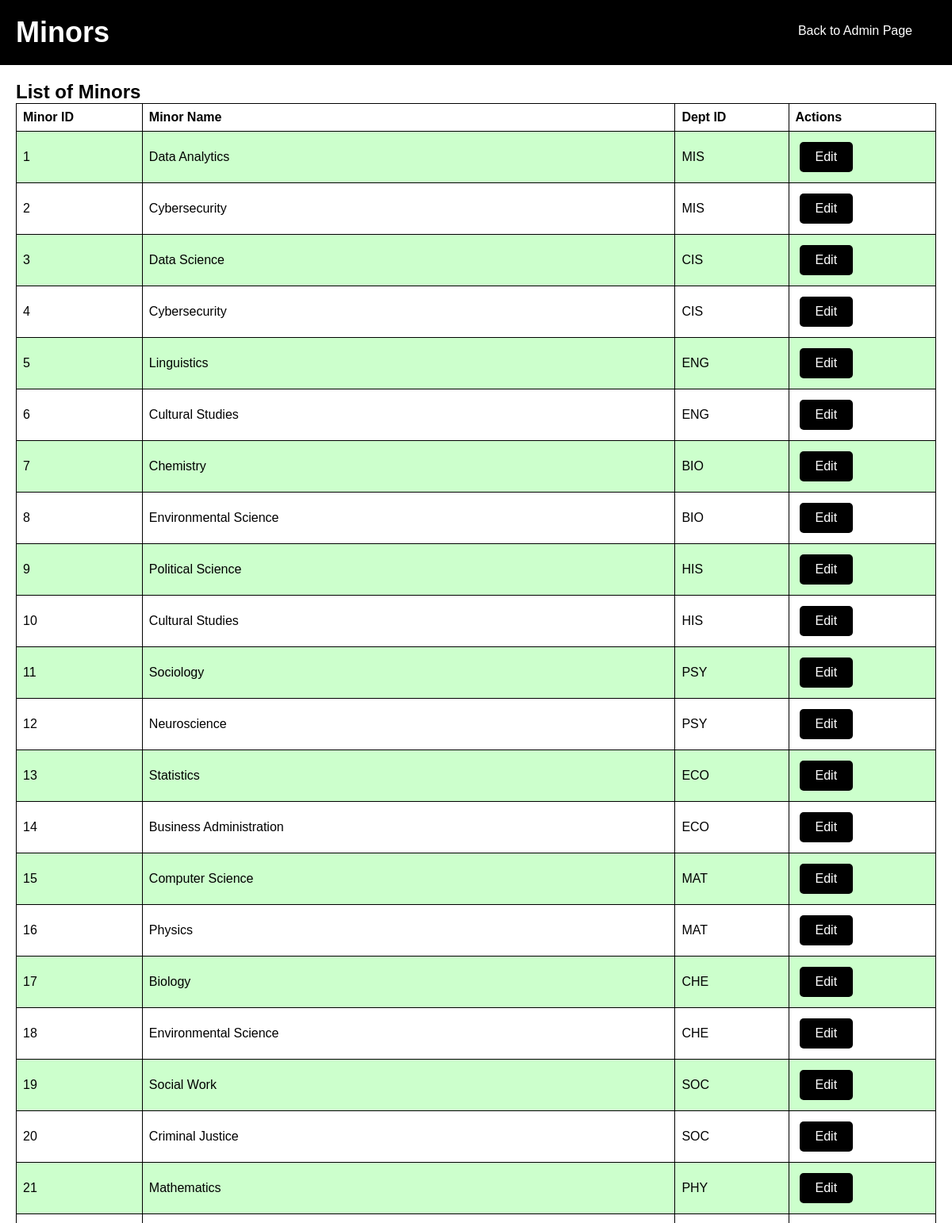
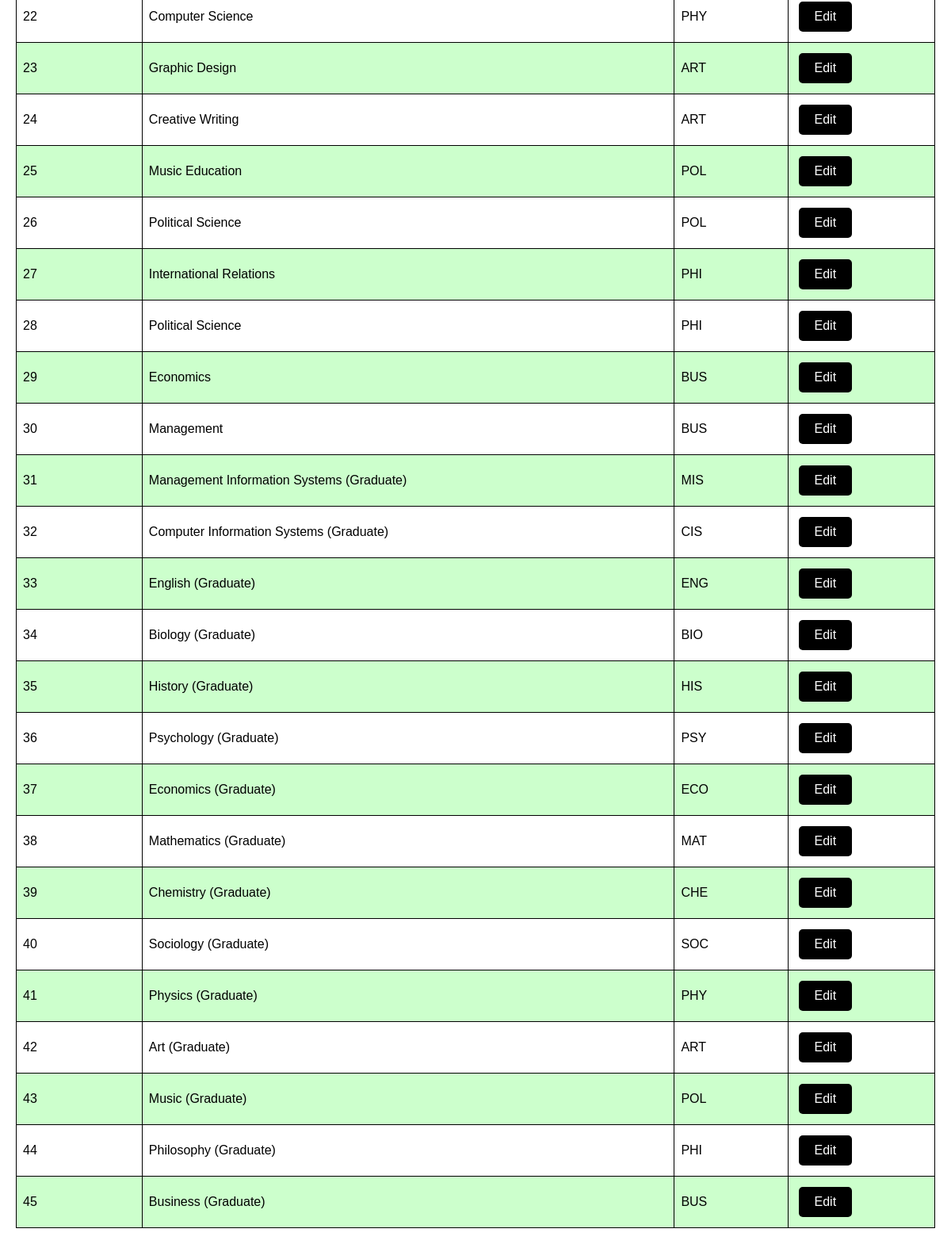
The page /Systemsproject/minors1.php on the database its author committed (2 pictures, top to bottom).
### tables this page shows
CREATE TABLE `minor` (
  `MinorID` int(11) NOT NULL,
  `DeptID` varchar(25) DEFAULT NULL,
  `MinorName` varchar(300) NOT NULL
);

### Systemsproject/minors1.php (the view, shortened to what this page needs)
<?php
@include 'config1.php';
$query = "SELECT * FROM minor";
$result = mysqli_query($conn, $query);
$minors = [];
while ($row = mysqli_fetch_assoc($result)) {
    $minors[] = $row;
}
?>
<!DOCTYPE html>
<html lang="en">
<head>
   <link rel="stylesheet" href="css/fatman1.css">
</head>
<body>
   <div class="header">
      <h1>Minors</h1>
      <a href="admin_page1.php" class="back-button">Back to Admin Page</a>
   </div>
   <div class="minor-container">
      <h2>List of Minors</h2>
      <table>
         <tr>
            <th>Minor ID</th>
            <th>Minor Name</th>
            <th>Dept ID</th>
            <th>Actions</th>
         </tr>
         <?php foreach ($minors as $minor) : ?>
            <tr>
               <td><?php echo $minor['MinorID']; ?></td>
               <td><?php echo $minor['MinorName']; ?></td>
               <td><?php echo $minor['DeptID']; ?></td>
               <td>
                  <a href="edit_minor1.php?id=<?php echo $minor['MinorID']; ?>" class="edit-button">Edit</a>
               </td>
            </tr>
         <?php endforeach; ?>
      </table>
   </div>
</body>
</html>

### Systemsproject/css/fatman1.css (style rules this page uses)
* { font-family: 'Cursive', sans-serif; margin: 0; padding: 0; box-sizing: border-box; outline: none; border: none; text-decoration: none; }

### Systemsproject/minors1.php (style rules this page uses)
.header { background: #000; color: #fff; padding: 20px; text-align: center; display: flex; justify-content: space-between; }
.header h1 { font-size: 36px; }
.header .back-button { background: #000; color: #fff; padding: 10px 20px; text-decoration: none; border-radius: 5px; margin-right: 10px; }
.minor-container { padding: 20px; }
table { width: 100%; border-collapse: collapse; }
table, th, td { border: 1px solid #000; }
th, td { padding: 8px; text-align: left; }
.edit-button { background: #000; color: #fff; padding: 10px 20px; text-decoration: none; border-radius: 5px; margin: 5px; display: inline-block; }
tr:nth-child(even) { background-color: #ccffcc; }

### rows shown on the page
minor: MinorID "1", MinorName "Data Analytics", DeptID "MIS"
minor: MinorID "2", MinorName "Cybersecurity", DeptID "MIS"
minor: MinorID "3", MinorName "Data Science", DeptID "CIS"
minor: MinorID "4", MinorName "Cybersecurity", DeptID "CIS"
minor: MinorID "5", MinorName "Linguistics", DeptID "ENG"
minor: MinorID "6", MinorName "Cultural Studies", DeptID "ENG"
minor: MinorID "7", MinorName "Chemistry", DeptID "BIO"
minor: MinorID "8", MinorName "Environmental Science", DeptID "BIO"
minor: MinorID "9", MinorName "Political Science", DeptID "HIS"
minor: MinorID "10", MinorName "Cultural Studies", DeptID "HIS"
minor: MinorID "11", MinorName "Sociology", DeptID "PSY"
minor: MinorID "12", MinorName "Neuroscience", DeptID "PSY"
minor: MinorID "13", MinorName "Statistics", DeptID "ECO"
minor: MinorID "14", MinorName "Business Administration", DeptID "ECO"
minor: MinorID "15", MinorName "Computer Science", DeptID "MAT"
minor: MinorID "16", MinorName "Physics", DeptID "MAT"
minor: MinorID "17", MinorName "Biology", DeptID "CHE"
minor: MinorID "18", MinorName "Environmental Science", DeptID "CHE"
minor: MinorID "19", MinorName "Social Work", DeptID "SOC"
minor: MinorID "20", MinorName "Criminal Justice", DeptID "SOC"
minor: MinorID "21", MinorName "Mathematics", DeptID "PHY"
minor: MinorID "22", MinorName "Computer Science", DeptID "PHY"
minor: MinorID "23", MinorName "Graphic Design", DeptID "ART"
minor: MinorID "24", MinorName "Creative Writing", DeptID "ART"
minor: MinorID "25", MinorName "Music Education", DeptID "POL"
minor: MinorID "26", MinorName "Political Science", DeptID "POL"
minor: MinorID "27", MinorName "International Relations", DeptID "PHI"
minor: MinorID "28", MinorName "Political Science", DeptID "PHI"
minor: MinorID "29", MinorName "Economics", DeptID "BUS"
minor: MinorID "30", MinorName "Management", DeptID "BUS"
minor: MinorID "31", MinorName "Management Information Systems (Graduate)", DeptID "MIS"
minor: MinorID "32", MinorName "Computer Information Systems (Graduate)", DeptID "CIS"
minor: MinorID "33", MinorName "English (Graduate)", DeptID "ENG"
minor: MinorID "34", MinorName "Biology (Graduate)", DeptID "BIO"
minor: MinorID "35", MinorName "History (Graduate)", DeptID "HIS"
minor: MinorID "36", MinorName "Psychology (Graduate)", DeptID "PSY"
minor: MinorID "37", MinorName "Economics (Graduate)", DeptID "ECO"
minor: MinorID "38", MinorName "Mathematics (Graduate)", DeptID "MAT"
minor: MinorID "39", MinorName "Chemistry (Graduate)", DeptID "CHE"
minor: MinorID "40", MinorName "Sociology (Graduate)", DeptID "SOC"
minor: MinorID "41", MinorName "Physics (Graduate)", DeptID "PHY"
minor: MinorID "42", MinorName "Art (Graduate)", DeptID "ART"
minor: MinorID "43", MinorName "Music (Graduate)", DeptID "POL"
minor: MinorID "44", MinorName "Philosophy (Graduate)", DeptID "PHI"
minor: MinorID "45", MinorName "Business (Graduate)", DeptID "BUS"
